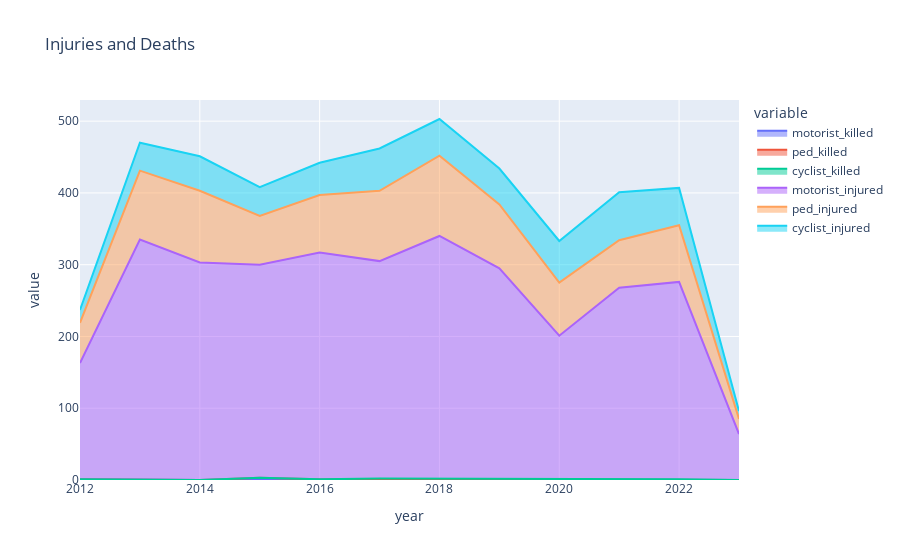

This figure's notebook cell:
### Code cell
lat = 40.6851482
lon = -73.9255693


select = '&$select=date_extract_y(crash_date) as year,SUM(number_of_persons_injured) as injured, SUM(number_of_persons_killed) as killed, SUM(number_of_pedestrians_injured) as ped_injured, SUM(number_of_pedestrians_killed) as ped_killed, SUM(number_of_cyclist_injured) as cyclist_injured, SUM(number_of_cyclist_killed) as cyclist_killed, SUM(number_of_motorist_injured) as motorist_injured, SUM(number_of_motorist_killed) as motorist_killed'
groupby = '&$group=year'
collusions = f'https://data.cityofnewyork.us/resource/h9gi-nx95.json?$where=within_circle(location,{lat},{lon},1000){select}{groupby}'

import requests
import pandas as pd
import matplotlib.pyplot as plt
import seaborn as sns

pd.set_option('display.max_columns', None)

# Get the data
r = requests.get(collusions)
data = r.json()

# Convert to dataframe
df = pd.DataFrame(data)
print(df.shape)
display(df.head())

df = df.astype(int)

# plotly area chart
import plotly.express as px
fig = px.area(df, x="year", y=["motorist_killed", "ped_killed", "cyclist_killed","motorist_injured", "ped_injured", "cyclist_injured"], title='Injuries and Deaths')

# hovermode = 'x unified' to compare across years
fig.update_layout(hovermode = 'x unified')

# hovertemplate showing percentages not years
fig.update_traces(hovertemplate = '%{y}')


fig.show()

### Figure 1 — Plotly figure (JSON) as saved in the notebook; plotly's stock layout.template omitted (floating-point values rounded to 4 significant figures)
{"data": [{"fillpattern": {"shape": ""}, "hovertemplate": "%{y}", "legendgroup": "motorist_killed", "line": {"color": "#636efa"}, "marker": {"symbol": "circle"}, "mode": "lines", "name": "motorist_killed", "orientation": "v", "showlegend": true, "stackgroup": "1", "type": "scatter", "x": [2012, 2013, 2014, 2015, 2016, 2017, 2018, 2019, 2020, 2021, 2022, 2023], "xaxis": "x", "y": [1, 0, 0, 1, 0, 1, 1, 0, 0, 1, 0, 0], "yaxis": "y"}, {"fillpattern": {"shape": ""}, "hovertemplate": "%{y}", "legendgroup": "ped_killed", "line": {"color": "#EF553B"}, "marker": {"symbol": "circle"}, "mode": "lines", "name": "ped_killed", "orientation": "v", "showlegend": true, "stackgroup": "1", "type": "scatter", "x": [2012, 2013, 2014, 2015, 2016, 2017, 2018, 2019, 2020, 2021, 2022, 2023], "xaxis": "x", "y": [0, 0, 0, 2, 1, 0, 0, 1, 1, 0, 1, 0], "yaxis": "y"}, {"fillpattern": {"shape": ""}, "hovertemplate": "%{y}", "legendgroup": "cyclist_killed", "line": {"color": "#00cc96"}, "marker": {"symbol": "circle"}, "mode": "lines", "name": "cyclist_killed", "orientation": "v", "showlegend": true, "stackgroup": "1", "type": "scatter", "x": [2012, 2013, 2014, 2015, 2016, 2017, 2018, 2019, 2020, 2021, 2022, 2023], "xaxis": "x", "y": [0, 0, 0, 0, 0, 1, 1, 0, 0, 0, 0, 0], "yaxis": "y"}, {"fillpattern": {"shape": ""}, "hovertemplate": "%{y}", "legendgroup": "motorist_injured", "line": {"color": "#ab63fa"}, "marker": {"symbol": "circle"}, "mode": "lines", "name": "motorist_injured", "orientation": "v", "showlegend": true, "stackgroup": "1", "type": "scatter", "x": [2012, 2013, 2014, 2015, 2016, 2017, 2018, 2019, 2020, 2021, 2022, 2023], "xaxis": "x", "y": [162, 335, 303, 297, 316, 303, 338, 294, 200, 267, 275, 64], "yaxis": "y"}, {"fillpattern": {"shape": ""}, "hovertemplate": "%{y}", "legendgroup": "ped_injured", "line": {"color": "#FFA15A"}, "marker": {"symbol": "circle"}, "mode": "lines", "name": "ped_injured", "orientation": "v", "showlegend": true, "stackgroup": "1", "type": "scatter", "x": [2012, 2013, 2014, 2015, 2016, 2017, 2018, 2019, 2020, 2021, 2022, 2023], "xaxis": "x", "y": [56, 96, 100, 68, 80, 98, 112, 89, 74, 66, 79, 21], "yaxis": "y"}, {"fillpattern": {"shape": ""}, "hovertemplate": "%{y}", "legendgroup": "cyclist_injured", "line": {"color": "#19d3f3"}, "marker": {"symbol": "circle"}, "mode": "lines", "name": "cyclist_injured", "orientation": "v", "showlegend": true, "stackgroup": "1", "type": "scatter", "x": [2012, 2013, 2014, 2015, 2016, 2017, 2018, 2019, 2020, 2021, 2022, 2023], "xaxis": "x", "y": [18, 39, 48, 40, 45, 59, 51, 50, 58, 67, 52, 11], "yaxis": "y"}], "layout": {"hovermode": "x unified", "legend": {"title": {"text": "variable"}, "tracegroupgap": 0}, "title": {"text": "Injuries and Deaths"}, "xaxis": {"anchor": "y", "domain": [0, 1], "title": {"text": "year"}}, "yaxis": {"anchor": "x", "domain": [0, 1], "title": {"text": "value"}}}}
